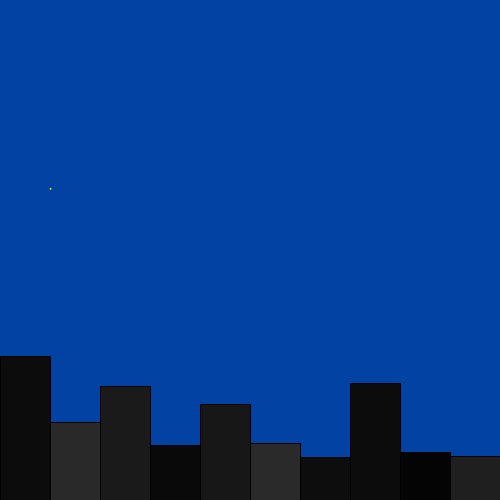
Frame 1 (no input)
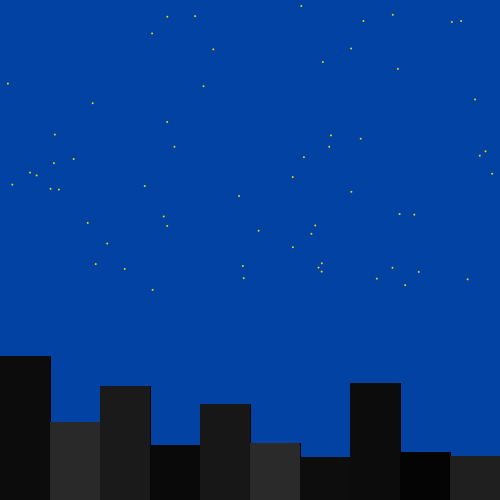
Frame 60 (the mouse pressed at the canvas centre just before this capture)
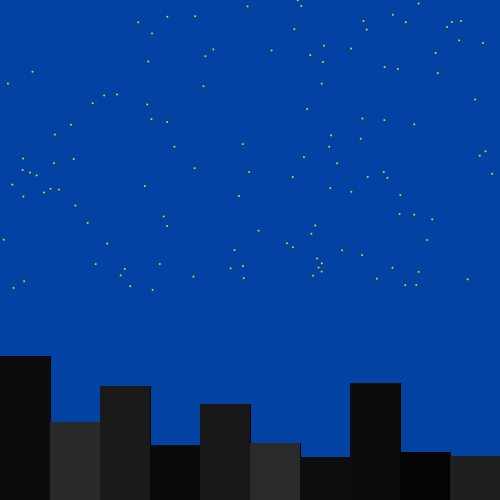
Frame 120 (the mouse held since frame 60 and released just before this capture)

The Processing sketch that drew these frames (run headless with seeded random() and noise(); from frame 60 on, the mouse is pressed at the canvas centre):

// Processing sketch: nyc_sky_classed
// ── nyc_sky_classed.pde
int num_shapes = 30;

Builds[] build = new Builds[num_shapes];


void setup() {
  size(500, 500);
  background(1, 66, 163);
  for (int i = 0; i < num_shapes; i++) {
       build[i] = new Builds(i);
  }
}

void draw () {
   for (int i = 0; i < num_shapes; i++) {
       build[i].display();
  }
  
  //stars
  noStroke();
  fill(219, 215, 13);
  ellipse(random(width), random(0, 300), 2, 2);
}

// ── Buildings.pde
class Builds{
  float x;
  color c;
  float h = random(40, 200);
  float w = 50;
  
  Builds(int i){
    x = w*i;
    c = color(map(i, 0, num_shapes, (random(0, 50)), (random(0,50))));
  }
  
  void display(){
    fill(c);
    rect(x, height-h, 50, h);
 
  }
  
}
